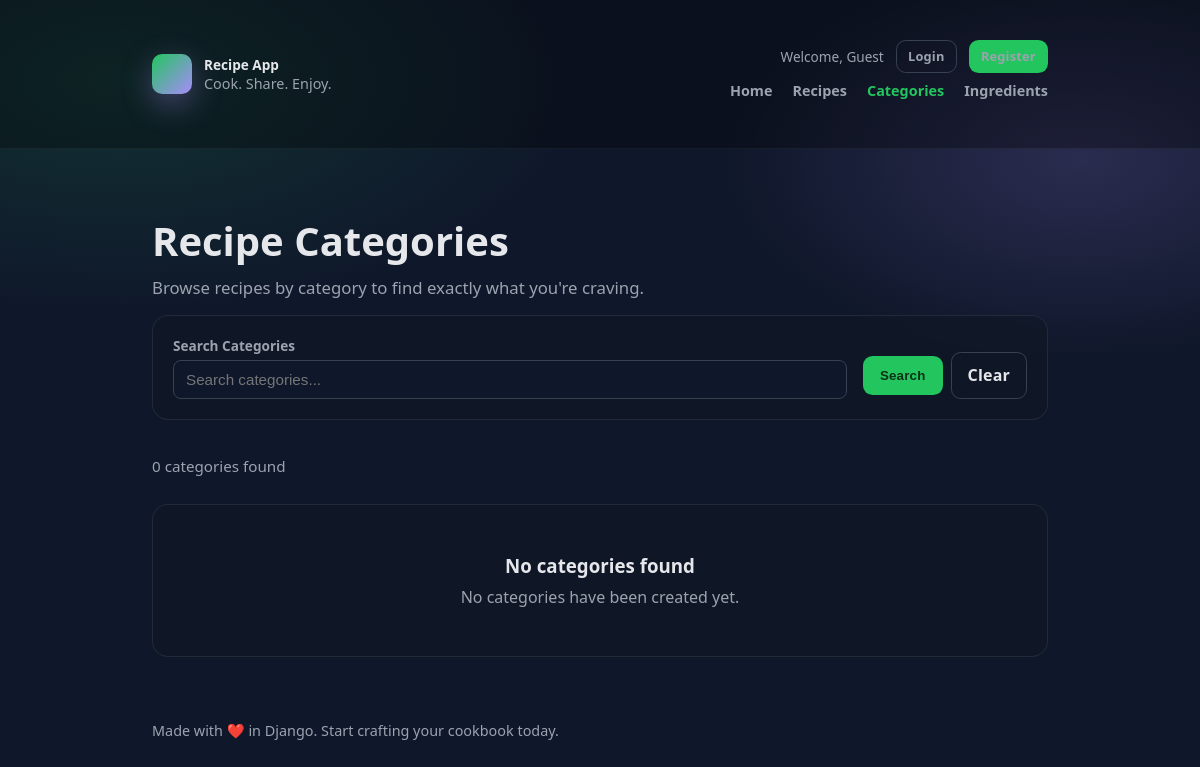
/categories/, run on an earlier commit of the app's database.
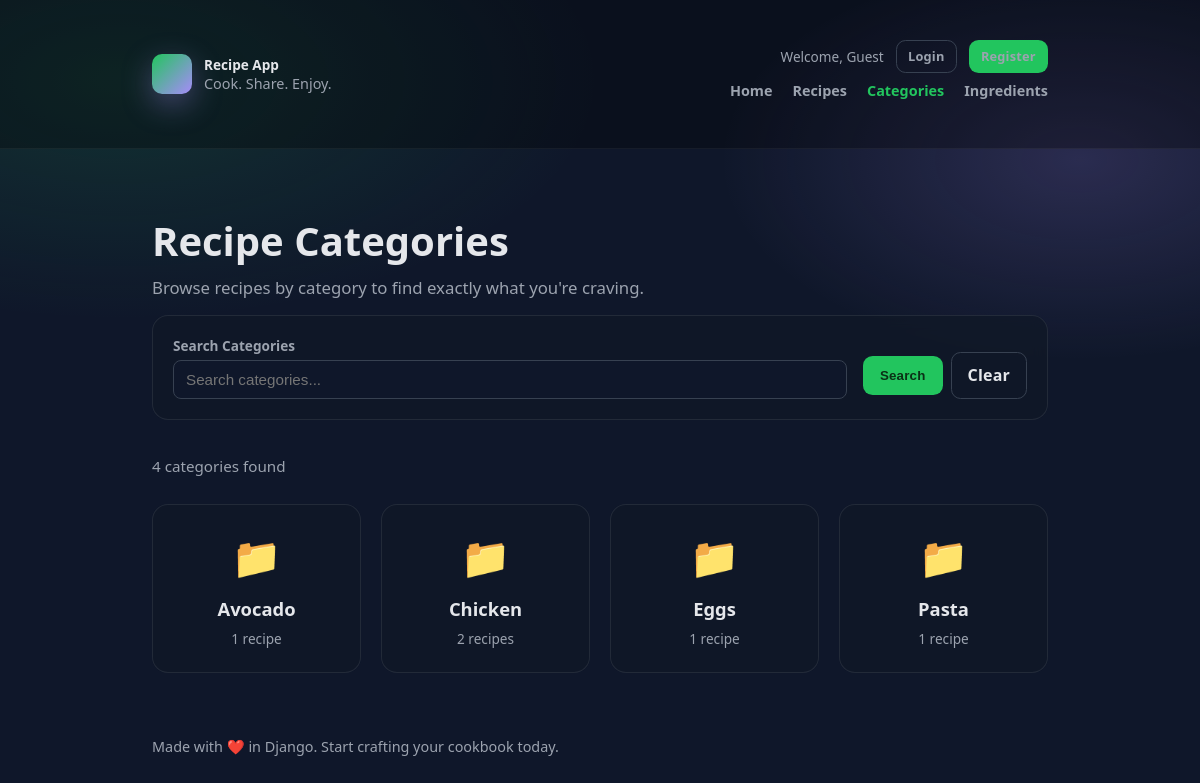
And on a later commit of the database.
### categories/models.py (models this page shows, shortened)
class Category(models.Model):
	name = models.CharField(max_length=100, unique=True)
	slug = models.SlugField(max_length=120, unique=True)
	created_at = models.DateTimeField(auto_now_add=True)

### categories/views.py (the view)
# urls.py: path('', views.category_list, name='category_list'),
def category_list(request):
    categories = Category.objects.annotate(
        recipe_count=Count('recipes')
    ).order_by('name')
    search_query = request.GET.get('q', '').strip()
    if search_query:
        categories = categories.filter(name__icontains=search_query)
    context = {
        'categories': categories,
        'search_query': search_query,
    }
    return render(request, 'categories/category_list.html', context)

### categories/templates/categories/category_list.html (shortened to what this page needs)
<!DOCTYPE html>
<html lang="en">
<head>
  {% load static %}
  <link rel="stylesheet" href="{% static 'recipes/css/style.css' %}">
</head>
<body>
  <div class="user-bar">
    <div class="container user-bar-inner">
      <div class="brand">
        <div class="logo" aria-hidden="true"></div>
        <div>
          <strong>Recipe App</strong>
          <div style="color: var(--muted); font-size: .9rem;">Cook. Share. Enjoy.</div>
        </div>
      </div>
      <div class="user-bar-right">
        <div class="user-info">
          {% if user.is_authenticated %}
            <span class="user-greeting">Hello, <strong>{{ user.username }}</strong></span>
            <div class="user-links">
              {% if user.is_staff %}<a href="/admin/">Admin</a>{% endif %}
              <form method="post" action="{% url 'logout' %}" class="logout-form">
                {% csrf_token %}
                <button type="submit" class="btn btn-small btn-secondary">Logout</button>
              </form>
            </div>
          {% else %}
            <span class="user-greeting">Welcome, Guest</span>
            <div class="user-links">
              <a href="{% url 'login' %}" class="btn btn-small btn-secondary">Login</a>
              <a href="{% url 'register' %}" class="btn btn-small btn-primary">Register</a>
            </div>
          {% endif %}
        </div>
        <nav class="main-nav">
          <a href="{% url 'recipes:home' %}">Home</a>
          <a href="{% url 'recipes:recipe_list' %}">Recipes</a>
          <a href="{% url 'categories:category_list' %}" class="active">Categories</a>
          <a href="{% url 'ingredients:ingredient_list' %}">Ingredients</a>
        </nav>
      </div>
    </div>
  </div>
  <div class="container">
    <section class="page-header">
      <h1>Recipe Categories</h1>
      <p>Browse recipes by category to find exactly what you're craving.</p>
    </section>
    <section class="filters panel">
      <form method="get" class="filter-form">
        <div class="filter-group" style="flex: 2;">
          <label for="q">Search Categories</label>
          <input type="text" id="q" name="q" value="{{ search_query }}" placeholder="Search categories...">
        </div>
        <div class="filter-actions">
          <button type="submit" class="btn btn-primary">Search</button>
          <a href="{% url 'categories:category_list' %}" class="btn btn-secondary">Clear</a>
        </div>
      </form>
    </section>
    <div class="results-summary">
      <span>{{ categories|length }} categor{{ categories|length|pluralize:"y,ies" }} found</span>
    </div>
    <section class="category-grid">
      {% for category in categories %}
        <a href="{% url 'recipes:recipe_list' %}?category={{ category.slug }}" class="category-card panel">
          <div class="category-icon">📁</div>
          <h2 class="category-name">{{ category.name }}</h2>
          <div class="category-count">
            {{ category.recipe_count }} recipe{{ category.recipe_count|pluralize }}
          </div>
        </a>
      {% empty %}
        <div class="empty-state panel">
          <h3>No categories found</h3>
          <p>{% if search_query %}Try a different search term or <a href="{% url 'categories:category_list' %}">clear the search</a>.{% else %}No categories have been created yet.{% endif %}</p>
        </div>
      {% endfor %}
    </section>
    <footer>
      <div>Made with ❤️ in Django. Start crafting your cookbook today.</div>
    </footer>
  </div>
</body>
</html>

What changed in the data, as far as the page shows it:
added Category: name "Avocado", recipe_count "1"
added Category: name "Chicken", recipe_count "2"
added Category: name "Eggs", recipe_count "1"
added Category: name "Pasta", recipe_count "1"
Also different on the page:
{{ categories|length }}: "0" → "4"
text no longer shown: "No categories found No categories have been created yet."
